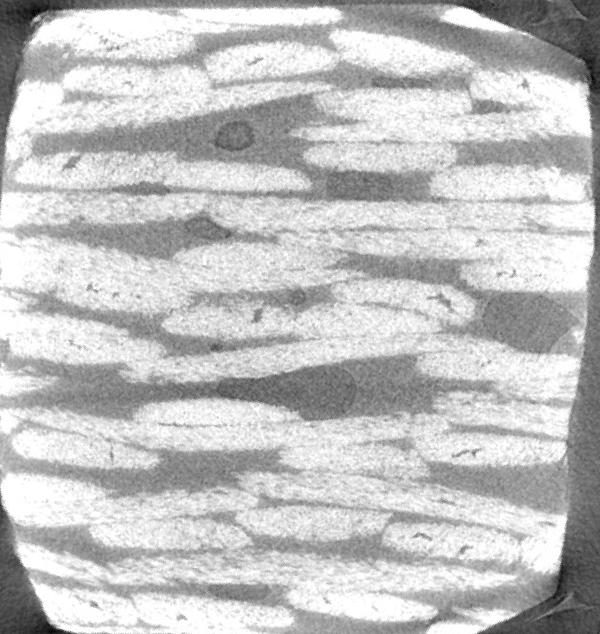
#> input picture images/C0006438_00000.DCM.jpg, 600 x 634 px
$ python main.py
#> lines starting #> are read from the running program, lines starting #| are printed output that depends on the picture; after the words box and inside, x2 and y2 are one past the last pixel; in counts of white or black regions, pixels touching at a corner belong together
### load_images.py

import cv2
import os
import tkinter as tk
from tkinter import filedialog

def load_images():
    """
    Prompt the user to select a directory and load all images from that directory.

    Returns:
    list: A list of loaded images.
    """
    # Initialize a Tkinter root window
    root = tk.Tk()
    # Hide the root window
    root.withdraw()

    # Prompt the user to select a directory
    directory = filedialog.askdirectory(title="Select directory with images")

    # Get a list of filenames in the directory
    filenames = os.listdir(directory)

    # Sort the filenames
    filenames.sort()

    # Initialize an empty list to store the images
    images = []

    # For each filename
    for filename in filenames:
        # Construct the full file path
        file_path = os.path.join(directory, filename)

        # Load the image using OpenCV's imread function
        image = cv2.imread(file_path)

        # Append the image to the list of images
        images.append(image)

    # Return the list of images
    return images

### convert_to_greyscale.py

import cv2

def convert_to_greyscale(images):
    """
    Convert a list of images to greyscale.

    Parameters:
    images (list): A list of images to convert to greyscale.

    Returns:
    list: A list of greyscale images.
    """
    # Initialize an empty list to store the greyscale images
    greyscale_images = []

    # For each image in the list of images
    for image in images:
        # Convert the image to greyscale using OpenCV's cvtColor function
        greyscale_image = cv2.cvtColor(image, cv2.COLOR_BGR2GRAY)

        # Append the greyscale image to the list of greyscale images
        greyscale_images.append(greyscale_image)

    # Return the list of greyscale images
    return greyscale_images

### set_greyscale_threshold.py

import cv2

def set_greyscale_threshold(images, threshold_value):
    """
    Apply a threshold to a list of greyscale images.

    Parameters:
    images (list): A list of greyscale images.
    threshold_value (int): The threshold value to apply.

    Returns:
    list: A list of thresholded images.
    """
    # Initialize an empty list to store the thresholded images
    thresholded_images = []

    # For each image in the list of images
    for image in images:
        # Apply the threshold using OpenCV's threshold function
        _, thresholded_image = cv2.threshold(image, threshold_value, 255, cv2.THRESH_BINARY)

        # Append the thresholded image to the list of thresholded images
        thresholded_images.append(thresholded_image)

    # Return the list of thresholded images
    return thresholded_images

def get_threshold_value():
    """
    Prompt the user to enter a threshold value.

    Returns:
    int: The user-specified threshold value.
    """
    # Prompt the user to enter a threshold value
    threshold_value = int(input("Please enter a threshold value (0-255): "))

    # Return the threshold value
    return threshold_value

### convert_to_bitmap_and_array.py

import cv2
import numpy as np

def convert_to_bitmap(images):
    """
    Convert a list of images to binary format (bitmap).

    Parameters:
    images (list): A list of thresholded images.

    Returns:
    list: A list of bitmap images.
    """
    # Initialize an empty list to store the bitmap images
    bitmap_images = []

    # For each image in the list of images
    for image in images:
        # Convert the image to binary format using OpenCV's threshold function
        _, bitmap_image = cv2.threshold(image, 127, 255, cv2.THRESH_BINARY)

        # Append the bitmap image to the list of bitmap images
        bitmap_images.append(bitmap_image)

    # Return the list of bitmap images
    return bitmap_images

def convert_to_array(images):
    """
    Convert a list of images to NumPy arrays.

    Parameters:
    images (list): A list of bitmap images.

    Returns:
    list: A list of NumPy arrays.
    """
    # Initialize an empty list to store the NumPy arrays
    arrays = []

    # For each image in the list of images
    for image in images:
        # Convert the image to a NumPy array
        array = np.array(image)

        # Append the array to the list of arrays
        arrays.append(array)

    # Return the list of arrays
    return arrays

### compute_statistics.py
import numpy as np
import matplotlib.pyplot as plt

def compute_statistics(arrays):
    """
    Compute descriptive statistics for each pixel position in the array.

    Parameters:
    arrays (list): A list of NumPy arrays.

    Returns:
    dict: A dictionary containing the mean, standard deviation, and other statistics for each pixel position.
    """
    # Convert the list of arrays to a 3D NumPy array
    arrays_3d = np.array(arrays)

    # Compute the mean for each pixel position
    mean = np.mean(arrays_3d, axis=0)
    print(f'Mean: {mean}')

    # Plot a 2D heatmap of the mean pixel value
    plt.imshow(mean, cmap='hot', interpolation='nearest')
    plt.colorbar(label='Mean Pixel Value')
    plt.title('2D Heatmap of Mean Pixel Value')
    plt.show()

    # Compute the standard deviation for each pixel position
    std_dev = np.std(arrays_3d, axis=0)
    print(f'Standard Deviation: {std_dev}')

    # Plot a 2D heatmap of the standard deviation
    plt.imshow(std_dev, cmap='hot', interpolation='nearest')
    plt.colorbar(label='Standard Deviation')
    plt.title('2D Heatmap of Standard Deviation')
    plt.show()

    # Compute the minimum value for each pixel position
    min_val = np.min(arrays_3d, axis=0)
    print(f'Minimum Value: {min_val}')

    # Compute the maximum value for each pixel position
    max_val = np.max(arrays_3d, axis=0)
    print(f'Maximum Value: {max_val}')

    # Compute the median for each pixel position
    median = np.median(arrays_3d, axis=0)
    print(f'Median: {median}')

    # Return the computed statistics as a dictionary
    return {
        'mean': mean,
        'std_dev': std_dev,
        'min_val': min_val,
        'max_val': max_val,
        'median': median
    }

### calibrate_bitmap.py
import matplotlib.pyplot as plt
from PIL import Image
import numpy as np
import logging
import cv2
logging.basicConfig(level=logging.INFO)

def calibrate_bitmap():
    # Define a variable to store the average values
    avg_values = [None, None, None]
    labels = ['composite fibers', 'composite matrix', 'composite voids']

    # [28 lines left out: function onclick, not called in this run]

    # Load the image
    img = Image.open('images/C0006438_00000.DCM.jpg')
    img_array = np.array(img)

    for i in range(3):
        # Display the image
        plt.imshow(img_array)
        logging.info(f'Please select the bitmap value for {labels[i]}')

        # Connect the click event to the onclick function
        cid = plt.gcf().canvas.mpl_connect('button_press_event', onclick)

        # Show the plot and wait for a click
        plt.show()

    return [int(value) for value in avg_values if value is not None]

### identify_features.py
import numpy as np
import cv2

def identify_features(avg_values, arrays):
    fiber_arrays = []
    matrix_arrays = []
    void_arrays = []

    for array in arrays:
        # Initialize arrays for this image
        fiber_array = np.zeros_like(array)
        matrix_array = np.zeros_like(array)
        void_array = np.zeros_like(array)

        # Use OpenCV to find features based on the bitmap value
        _, threshold_fiber = cv2.threshold(array, avg_values[0] - 10, avg_values[0] + 10, cv2.THRESH_BINARY)
        _, threshold_matrix = cv2.threshold(array, avg_values[1] - 10, avg_values[1] + 10, cv2.THRESH_BINARY)
        _, threshold_void = cv2.threshold(array, avg_values[2] - 10, avg_values[2] + 10, cv2.THRESH_BINARY)

        # Set the pixel values in the features to be 1, and the pixels not in the features to be 0
        fiber_array = np.where(threshold_fiber > 0, 1, fiber_array)
        matrix_array = np.where(threshold_matrix > 0, 1, matrix_array)
        void_array = np.where(threshold_void > 0, 1, void_array)

        # Append the arrays for this image to the lists
        fiber_arrays.append(fiber_array)
        matrix_arrays.append(matrix_array)
        void_arrays.append(void_array)

    return fiber_arrays, matrix_arrays, void_arrays

### main.py

import logging
import load_images
import convert_to_greyscale
import set_greyscale_threshold
import convert_to_bitmap_and_array
import compute_statistics
import calibrate_bitmap
import identify_features
import plot_3d

def main():
    logging.basicConfig(level=logging.INFO)

    # Step 1: Load and Sort the Images
    images = load_images.load_images()
#> the answer given: images
#> in load_images, image is the input picture: shape (634, 600, 3); min 0, max 255, mean 193.3
#> images = 1 item

    # Step 2: Convert to Greyscale
    logging.info('Converting images to greyscale')
    greyscale_images = convert_to_greyscale.convert_to_greyscale(images)
#> the loop in convert_to_greyscale, `for image in images: # Convert the image to greyscale using OpenCV's c..` made 1 pass
#> greyscale_images = 1 item

    # Step 3: Set a Greyscale Threshold
    logging.info('Setting greyscale threshold')
    threshold_value = set_greyscale_threshold.get_threshold_value()
#> the answer given: 100
    thresholded_images = set_greyscale_threshold.set_greyscale_threshold(greyscale_images, threshold_value)
#> the loop in set_greyscale_threshold, `for image in images: # Apply the threshold using OpenCV's threshold fu..` made 1 pass
#> pass 1, in set_greyscale_threshold, `_, thresholded_image = cv2.threshold(image, threshold_value, 255, cv2...`:
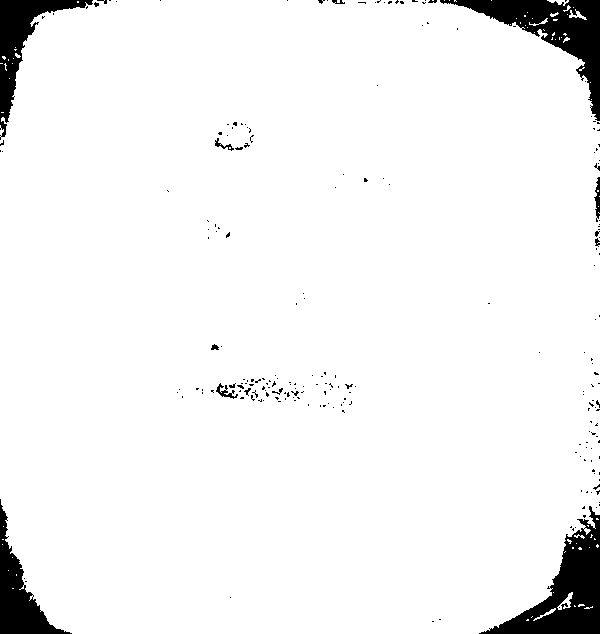
#> thresholded_image: shape (634, 600); 95.1% white; 219 black regions (206 under 20 px), largest, box (x1, y1, x2, y2) and area: (479, 506, 600, 634) 5650, (440, 0, 600, 121) 5257, (0, 0, 93, 140) 3224
#> thresholded_images = 1 item

    # Step 4: Convert to Bitmap and Array
    logging.info('Converting images to bitmap and array')
    bitmap_images = convert_to_bitmap_and_array.convert_to_bitmap(thresholded_images)
#> the loop in convert_to_bitmap, `for image in images: # Convert the image to binary format using OpenCV..` made 1 pass
#> bitmap_images = 1 item
    arrays = convert_to_bitmap_and_array.convert_to_array(bitmap_images)
#> the loop in convert_to_array, `for image in images:` made 1 pass
#> arrays = 1 item

    # Step 5: Descriptive Statistics
    logging.info('Computing statistics')
    statistics = compute_statistics.compute_statistics(arrays)
#> (printed output is left out)
#> in compute_statistics, `plt.show()`:
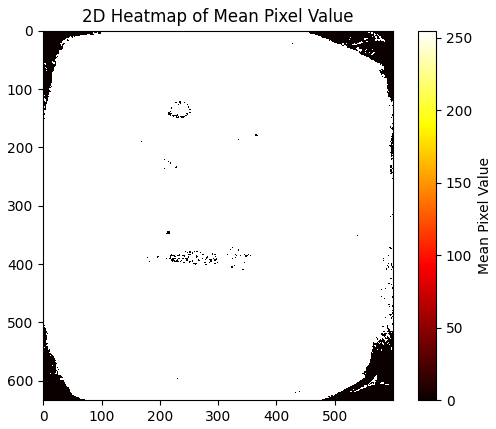
#> figure drawn by matplotlib, 2 panels
#> in compute_statistics, `std_dev = np.std(arrays_3d, axis=0)`: std_dev: shape (634, 600) float64; every value is 0
#> (printed output is left out)
#> in compute_statistics, `plt.show()`:
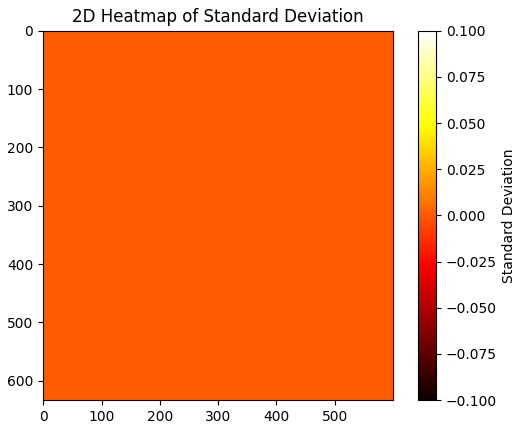
#> figure drawn by matplotlib, 2 panels
#> (printed output is left out)
#> (printed output is left out)
#> (printed output is left out)
#> statistics = 5 items

    # Step 6: Calibrate bitmap and identify features
    avg_values = calibrate_bitmap.calibrate_bitmap()
    fiber_arrays, matrix_arrays, void_arrays = identify_features.identify_features(avg_values, arrays)
#> the loop in identify_features, `for array in arrays:` made 1 pass
#> after the loop in identify_features, `for array in arrays:`: fiber_arrays = []
    print(avg_values)
    print(len(fiber_arrays))

    # Step 7: 3D Plotting of features in point cloud
    logging.info('Plotting 3D')
    plot_3d.plot_3d(fiber_arrays)

if __name__ == "__main__":
    logging.info('Starting script')
#> (the run stopped early here; a loop or call above may not have finished)
